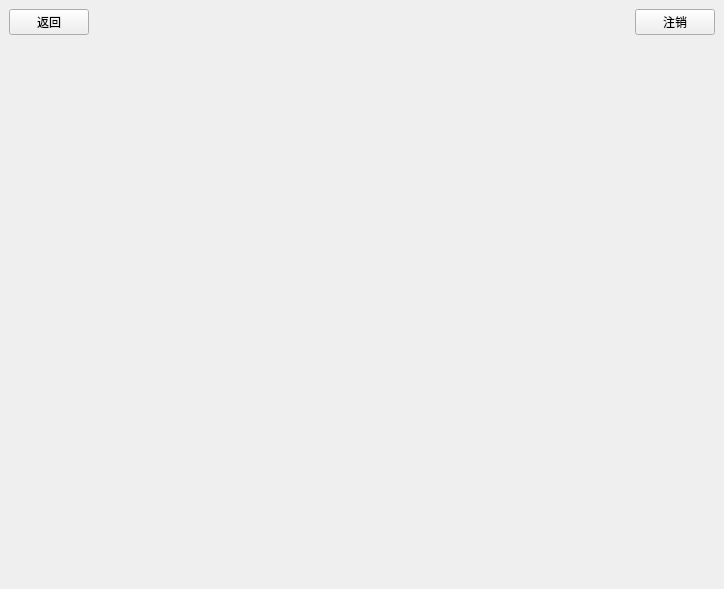
<?xml version="1.0" encoding="UTF-8"?>
<ui version="4.0">
 <class>MainWindow</class>
 <widget class="QMainWindow" name="MainWindow">
  <property name="geometry">
   <rect>
    <x>0</x>
    <y>0</y>
    <width>724</width>
    <height>589</height>
   </rect>
  </property>
  <property name="windowTitle">
   <string>MainWindow</string>
  </property>
  <widget class="QWidget" name="centralwidget">
   <layout class="QVBoxLayout" name="verticalLayout">
    <item>
     <layout class="QHBoxLayout" name="horizontalLayout">
      <item>
       <widget class="QPushButton" name="btBack">
        <property name="text">
         <string>返回</string>
        </property>
       </widget>
      </item>
      <item>
       <spacer name="horizontalSpacer_2">
        <property name="orientation">
         <enum>Qt::Horizontal</enum>
        </property>
        <property name="sizeHint" stdset="0">
         <size>
          <width>40</width>
          <height>20</height>
         </size>
        </property>
       </spacer>
      </item>
      <item>
       <widget class="QLabel" name="labelTitle">
        <property name="text">
         <string/>
        </property>
       </widget>
      </item>
      <item>
       <spacer name="horizontalSpacer">
        <property name="orientation">
         <enum>Qt::Horizontal</enum>
        </property>
        <property name="sizeHint" stdset="0">
         <size>
          <width>40</width>
          <height>20</height>
         </size>
        </property>
       </spacer>
      </item>
      <item>
       <widget class="QPushButton" name="btLogout">
        <property name="text">
         <string>注销</string>
        </property>
       </widget>
      </item>
     </layout>
    </item>
    <item>
     <widget class="QStackedWidget" name="stackedWidget">
      <property name="currentIndex">
       <number>1</number>
      </property>
      <widget class="QWidget" name="page"/>
      <widget class="QWidget" name="page_2"/>
     </widget>
    </item>
   </layout>
  </widget>
 </widget>
 <resources/>
 <connections/>
</ui>
